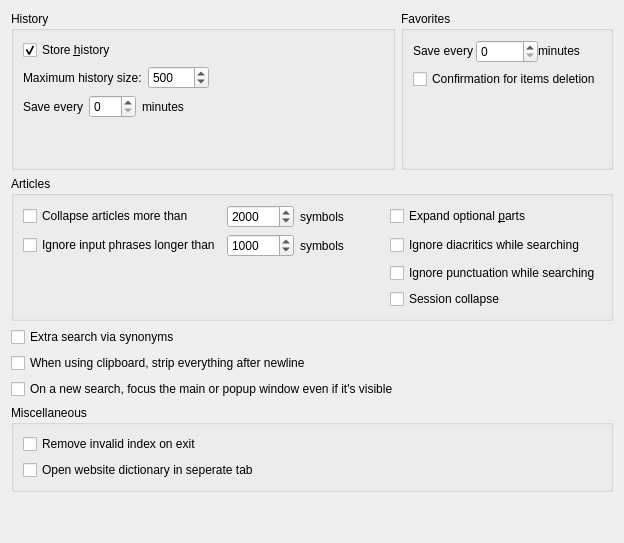
     <widget class="QWidget" name="tab_Advanced">
      <attribute name="icon">
       <iconset resource="../../resources.qrc">
        <normaloff>:/icons/advanced.png</normaloff>:/icons/advanced.png</iconset>
      </attribute>
      <attribute name="title">
       <string>Ad&amp;vanced</string>
      </attribute>
      <layout class="QVBoxLayout" name="verticalLayout_11">
       <item>
        <layout class="QHBoxLayout" name="horizontalLayout_15">
         <item>
          <widget class="QGroupBox" name="historyBox">
           <property name="title">
            <string>History</string>
           </property>
           <layout class="QVBoxLayout" name="verticalLayout_14">
            <item>
             <widget class="QCheckBox" name="storeHistory">
              <property name="toolTip">
               <string>Turn this option on to store history of the translated words</string>
              </property>
              <property name="text">
               <string>Store &amp;history</string>
              </property>
              <property name="checked">
               <bool>true</bool>
              </property>
             </widget>
            </item>
            <item>
             <layout class="QHBoxLayout" name="horizontalLayout_9">
              <property name="topMargin">
               <number>0</number>
              </property>
              <item>
               <widget class="QLabel" name="historySizeLabel">
                <property name="toolTip">
                 <string>Specify the maximum number of entries to keep in history.</string>
                </property>
                <property name="text">
                 <string>Maximum history size:</string>
                </property>
               </widget>
              </item>
              <item>
               <widget class="QSpinBox" name="historyMaxSizeField">
                <property name="accelerated">
                 <bool>true</bool>
                </property>
                <property name="maximum">
                 <number>99999</number>
                </property>
                <property name="value">
                 <number>500</number>
                </property>
               </widget>
              </item>
              <item>
               <spacer name="horizontalSpacer_8">
                <property name="orientation">
                 <enum>Qt::Horizontal</enum>
                </property>
                <property name="sizeHint" stdset="0">
                 <size>
                  <width>40</width>
                  <height>20</height>
                 </size>
                </property>
               </spacer>
              </item>
             </layout>
            </item>
            <item>
             <layout class="QHBoxLayout" name="horizontalLayout_10">
              <item>
               <widget class="QLabel" name="label_10">
                <property name="toolTip">
                 <string>History saving interval. If set to 0 history will be saved only during exit.</string>
                </property>
                <property name="statusTip">
                 <string/>
                </property>
                <property name="text">
                 <string>Save every</string>
                </property>
               </widget>
              </item>
              <item>
               <widget class="QSpinBox" name="historySaveIntervalField">
                <property name="statusTip">
                 <string/>
                </property>
                <property name="maximum">
                 <number>120</number>
                </property>
               </widget>
              </item>
              <item>
               <widget class="QLabel" name="label_11">
                <property name="text">
                 <string>minutes</string>
                </property>
               </widget>
              </item>
              <item>
               <spacer name="horizontalSpacer_9">
                <property name="orientation">
                 <enum>Qt::Horizontal</enum>
                </property>
                <property name="sizeHint" stdset="0">
                 <size>
                  <width>40</width>
                  <height>20</height>
                 </size>
                </property>
               </spacer>
              </item>
             </layout>
            </item>
            <item>
             <spacer name="verticalSpacer_8">
              <property name="orientation">
               <enum>Qt::Vertical</enum>
              </property>
              <property name="sizeHint" stdset="0">
               <size>
                <width>20</width>
                <height>40</height>
               </size>
              </property>
             </spacer>
            </item>
           </layout>
          </widget>
         </item>
         <item>
          <widget class="QGroupBox" name="favoritesBox">
           <property name="title">
            <string>Favorites</string>
           </property>
           <layout class="QVBoxLayout" name="verticalLayout_21">
            <item>
             <layout class="QHBoxLayout" name="horizontalLayout_16">
              <property name="spacing">
               <number>0</number>
              </property>
              <item>
               <widget class="QLabel" name="label_17">
                <property name="sizePolicy">
                 <sizepolicy hsizetype="Minimum" vsizetype="Fixed">
                  <horstretch>0</horstretch>
                  <verstretch>0</verstretch>
                 </sizepolicy>
                </property>
                <property name="toolTip">
                 <string>Favorites saving interval. If set to 0 Favorites will be saved only during exit.</string>
                </property>
                <property name="text">
                 <string>Save every</string>
                </property>
               </widget>
              </item>
              <item>
               <widget class="QSpinBox" name="favoritesSaveIntervalField">
                <property name="maximum">
                 <number>120</number>
                </property>
               </widget>
              </item>
              <item>
               <widget class="QLabel" name="label_18">
                <property name="sizePolicy">
                 <sizepolicy hsizetype="Minimum" vsizetype="Fixed">
                  <horstretch>0</horstretch>
                  <verstretch>0</verstretch>
                 </sizepolicy>
                </property>
                <property name="text">
                 <string>minutes</string>
                </property>
               </widget>
              </item>
             </layout>
            </item>
            <item>
             <widget class="QCheckBox" name="confirmFavoritesDeletion">
              <property name="toolTip">
               <string>Turn this option on to confirm every operation of items deletion</string>
              </property>
              <property name="text">
               <string>Confirmation for items deletion</string>
              </property>
             </widget>
            </item>
            <item>
             <spacer name="verticalSpacer_4">
              <property name="orientation">
               <enum>Qt::Vertical</enum>
              </property>
              <property name="sizeHint" stdset="0">
               <size>
                <width>20</width>
                <height>40</height>
               </size>
              </property>
             </spacer>
            </item>
           </layout>
          </widget>
         </item>
        </layout>
       </item>
       <item>
        <widget class="QGroupBox" name="groupBox_6">
         <property name="title">
          <string>Articles</string>
         </property>
         <layout class="QGridLayout" name="gridLayout_3">
          <item row="2" column="4">
           <widget class="QCheckBox" name="ignorePunctuation">
            <property name="text">
             <string>Ignore punctuation while searching</string>
            </property>
           </widget>
          </item>
          <item row="1" column="1">
           <widget class="QSpinBox" name="inputPhraseLengthLimit">
            <property name="toolTip">
             <string>Input phrases longer than this size will be ignored</string>
            </property>
            <property name="maximum">
             <number>9999999</number>
            </property>
            <property name="singleStep">
             <number>10</number>
            </property>
            <property name="value">
             <number>1000</number>
            </property>
           </widget>
          </item>
          <item row="1" column="2">
           <widget class="QLabel" name="label_19">
            <property name="text">
             <string>symbols</string>
            </property>
           </widget>
          </item>
          <item row="0" column="0">
           <widget class="QCheckBox" name="collapseBigArticles">
            <property name="toolTip">
             <string>Select this option to automatic collapse big articles</string>
            </property>
            <property name="text">
             <string>Collapse articles more than</string>
            </property>
           </widget>
          </item>
          <item row="1" column="0">
           <widget class="QCheckBox" name="limitInputPhraseLength">
            <property name="toolTip">
             <string>Turn this option on to ignore unreasonably long input text
from mouse-over, selection, clipboard or command line</string>
            </property>
            <property name="text">
             <string>Ignore input phrases longer than</string>
            </property>
            <property name="checked">
             <bool>false</bool>
            </property>
           </widget>
          </item>
          <item row="1" column="3">
           <spacer name="horizontalSpacer_14">
            <property name="orientation">
             <enum>Qt::Horizontal</enum>
            </property>
            <property name="sizeHint" stdset="0">
             <size>
              <width>40</width>
              <height>20</height>
             </size>
            </property>
           </spacer>
          </item>
          <item row="0" column="2">
           <widget class="QLabel" name="label_13">
            <property name="text">
             <string>symbols</string>
            </property>
           </widget>
          </item>
          <item row="0" column="1">
           <widget class="QSpinBox" name="articleSizeLimit">
            <property name="toolTip">
             <string>Articles longer than this size will be collapsed</string>
            </property>
            <property name="maximum">
             <number>100000</number>
            </property>
            <property name="singleStep">
             <number>50</number>
            </property>
            <property name="value">
             <number>2000</number>
            </property>
           </widget>
          </item>
          <item row="0" column="4">
           <widget class="QCheckBox" name="alwaysExpandOptionalParts">
            <property name="toolTip">
             <string>Turn this option on to always expand optional parts of articles</string>
            </property>
            <property name="text">
             <string>Expand optional &amp;parts</string>
            </property>
           </widget>
          </item>
          <item row="1" column="4">
           <widget class="QCheckBox" name="ignoreDiacritics">
            <property name="toolTip">
             <string>Turn this option on to ignore diacritics while searching articles</string>
            </property>
            <property name="text">
             <string>Ignore diacritics while searching</string>
            </property>
           </widget>
          </item>
          <item row="0" column="3">
           <spacer name="horizontalSpacer_11">
            <property name="orientation">
             <enum>Qt::Horizontal</enum>
            </property>
            <property name="sizeHint" stdset="0">
             <size>
              <width>40</width>
              <height>20</height>
             </size>
            </property>
           </spacer>
          </item>
          <item row="3" column="4">
           <widget class="QCheckBox" name="sessionCollapse">
            <property name="toolTip">
             <string>During successive searches,if one dictionary is collapsed by manual, it will remain collapsed in the next search</string>
            </property>
            <property name="text">
             <string>Session collapse</string>
            </property>
           </widget>
          </item>
         </layout>
        </widget>
       </item>
       <item>
        <widget class="QCheckBox" name="synonymSearchEnabled">
         <property name="toolTip">
          <string>Turn this option on to enable extra articles search via synonym lists
from Stardict, Babylon and GLS dictionaries</string>
         </property>
         <property name="text">
          <string>Extra search via synonyms</string>
         </property>
        </widget>
       </item>
       <item>
        <widget class="QCheckBox" name="stripClipboard">
         <property name="text">
          <string>When using clipboard, strip everything after newline</string>
         </property>
        </widget>
       </item>
       <item>
        <widget class="QCheckBox" name="raiseWindowOnSearch">
         <property name="text">
          <string>On a new search, focus the main or popup window even if it's visible</string>
         </property>
        </widget>
       </item>
       <item>
        <widget class="QGroupBox" name="groupBox_7">
         <property name="title">
          <string>Miscellaneous</string>
         </property>
         <layout class="QVBoxLayout" name="verticalLayout_20">
          <item>
           <widget class="QCheckBox" name="removeInvalidIndexOnExit">
            <property name="text">
             <string>Remove invalid index on exit</string>
            </property>
           </widget>
          </item>
          <item>
           <widget class="QCheckBox" name="openWebsiteInNewTab">
            <property name="text">
             <string>Open website dictionary in seperate tab</string>
            </property>
           </widget>
          </item>
         </layout>
        </widget>
       </item>
       <item>
        <spacer name="verticalSpacer_17">
         <property name="orientation">
          <enum>Qt::Vertical</enum>
         </property>
         <property name="sizeHint" stdset="0">
          <size>
           <width>20</width>
           <height>40</height>
          </size>
         </property>
        </spacer>
       </item>
      </layout>
     </widget>
